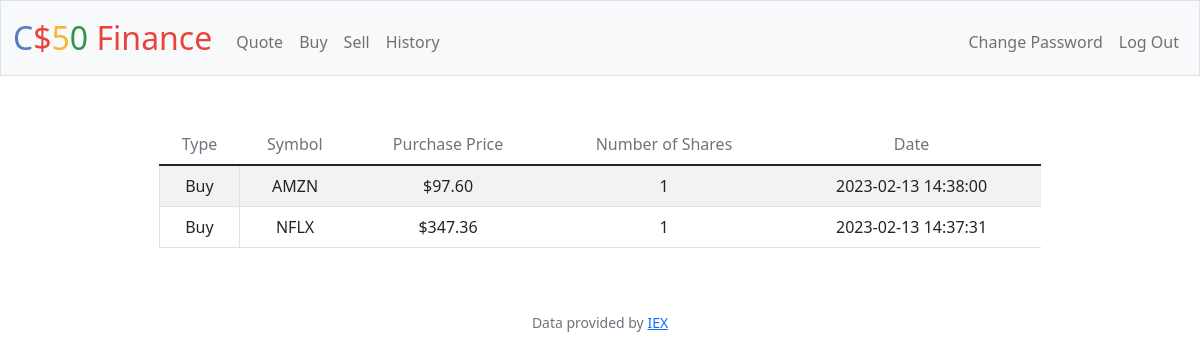
Screenshot of /history (signed in) with the database file from the repository.
### tables this page shows
CREATE TABLE transactions (
    transaction_id INTEGER NOT NULL,
    symbol TEXT NOT NULL,
    shares INTEGER NOT NULL,
    sharePrice INTEGER NOT NULL,
    totalPrice INTEGER NOT NULL,
    transactionTime DATETIME NOT NULL,
    FOREIGN KEY(transaction_id) REFERENCES users(id)
);

### app.py (the view)
@app.route("/history")
@login_required
def history():
    userHistory = db.execute("SELECT * FROM transactions WHERE transaction_id = ? ORDER BY transactionTime DESC", session['user_id'])
    if len(userHistory) == 0:
        return redirect('/buy')
    return render_template("history.html", userHistory=userHistory)
    return apology("TODO")

### app.py (called while the page is built)
@app.after_request
def after_request(response):
    response.headers["Cache-Control"] = "no-cache, no-store, must-revalidate"
    response.headers["Expires"] = 0
    response.headers["Pragma"] = "no-cache"
    return response

### helpers.py (called while the page is built)
def login_required(f):
    @wraps(f)
    def decorated_function(*args, **kwargs):
        if session.get("user_id") is None:
            return redirect("/login")
        return f(*args, **kwargs)
    return decorated_function

def usd(value):
    return f"${value:,.2f}"

### templates/history.html
{% extends "layout.html" %}
{% block main %}
    <table class="table table-striped w-75 ms-auto me-auto">
        <thead class="col text-secondary">
            <tr class="p-4 border-bottom">
                <td>Type</td>
                <td>Symbol</td>
                <td>Purchase Price</td>
                <td>Number of Shares</td>
                <td>Date</td>
            </tr>
        </thead>
        <tbody class="col">
            {% for row in userHistory %}
                <tr>
                    <td class="border">{% if row['shares'] >= 0 %}
                            Buy
                        {% else %}
                            Sell
                        {% endif %}
                    </td>
                    <td> {{ row['symbol'] }} </td>
                    <td> {{ row['totalPrice'] | usd }} </td>
                    <td> {{ row['shares'] }} </td>
                    <td> {{ row['transactionTime'] }} </td>
                </tr>
            {% endfor %}
        </tbody>
    </table>
{% endblock %}

### rows the page displays
transactions: shows "Buy", symbol "AMZN", totalPrice "$97.60", shares "1", transactionTime "2023-02-13 14:38:00"
transactions: shows "Buy", symbol "NFLX", totalPrice "$347.36", shares "1", transactionTime "2023-02-13 14:37:31"
